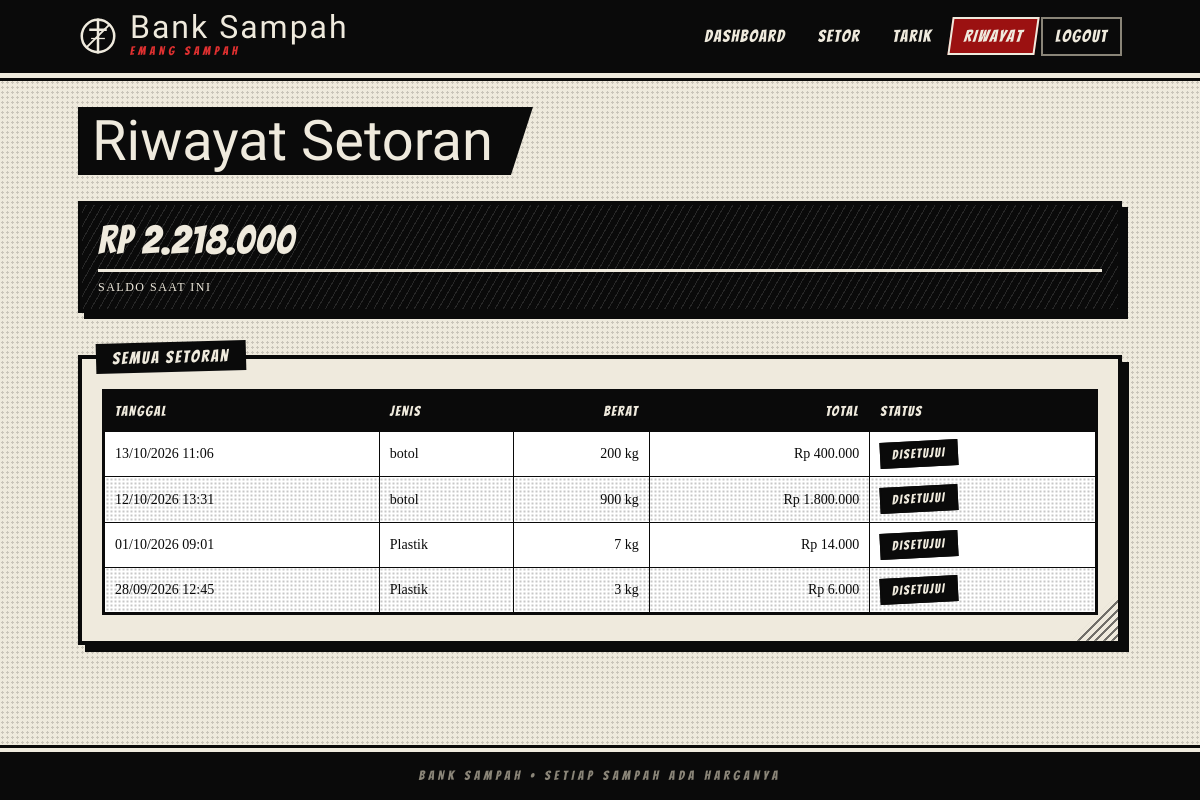
/nasabah/riwayat.php (signed in), run on the app's committed database.
### tables this page shows
CREATE TABLE `users` (
  `id_user` int(11) NOT NULL,
  `nama` varchar(100) NOT NULL,
  `username` varchar(50) NOT NULL,
  `password` varchar(255) NOT NULL,
  `role` enum('admin','nasabah','pengepul') NOT NULL,
  `tipe_nasabah` enum('guru','murid') DEFAULT NULL,
  `saldo` decimal(12,2) DEFAULT 0.00
);

CREATE TABLE `setoran` (
  `id_setoran` int(11) NOT NULL,
  `id_user` int(11) NOT NULL,
  `id_sampah` int(11) NOT NULL,
  `berat_kg` decimal(8,2) NOT NULL,
  `total_rp` decimal(12,2) NOT NULL,
  `status` enum('pending','disetujui','ditolak') DEFAULT 'pending',
  `tanggal` datetime DEFAULT current_timestamp(),
  `tanggal_proses` datetime DEFAULT NULL
);

CREATE TABLE `sampah` (
  `id_sampah` int(11) NOT NULL,
  `jenis` varchar(100) NOT NULL,
  `harga_setor_per_kg` decimal(10,2) NOT NULL,
  `harga_jual_per_kg` decimal(10,2) NOT NULL,
  `stok_kg` decimal(10,2) DEFAULT 0.00
);

### nasabah/riwayat.php (the view, shortened to what this page needs)
<?php
require_once "../config/layout.php";
$id_user = (int)$_SESSION['user']['id_user'];
$stmt = mysqli_prepare($koneksi, "
    SELECT s.*, sm.jenis FROM setoran s
    JOIN sampah sm ON s.id_sampah = sm.id_sampah
    WHERE s.id_user = ? ORDER BY s.tanggal DESC");
mysqli_stmt_bind_param($stmt, "i", $id_user);
mysqli_stmt_execute($stmt);
$hasil = mysqli_stmt_get_result($stmt);
$saldo = satu($koneksi, "SELECT saldo FROM users WHERE id_user = $id_user");
layout_awal('Riwayat Setoran');
?>
<div class="stats"><div class="stat gelap"><div class="angka"><?= rp($saldo) ?></div><div class="label">Saldo saat ini</div></div></div>
<section class="panel">
    <h3>Semua Setoran</h3>
    <div class="tabel-wrap">
    <table>
        <thead><tr><th>Tanggal</th><th>Jenis</th><th class="angka">Berat</th><th class="angka">Total</th><th>Status</th></tr></thead>
        <tbody>
        <?php $ada = false; while ($r = mysqli_fetch_assoc($hasil)) { $ada = true; ?>
        <tr>
            <td><?= tgl($r['tanggal']) ?></td>
            <td><?= h($r['jenis']) ?></td>
            <td class="angka"><?= kg($r['berat_kg']) ?></td>
            <td class="angka"><?= rp($r['total_rp']) ?></td>
            <td><?= badge($r['status']) ?></td>
        </tr>
        <?php } if (!$ada) echo '<tr><td colspan="5" class="kosong">Belum ada setoran. Yuk setor sampah pertamamu!</td></tr>'; ?>
        </tbody>
    </table>
    </div>
</section>
<?php layout_akhir(); ?>

### config/layout.php (shortened to what this page needs)
<?php
function h($s)   { return htmlspecialchars((string)($s ?? ''), ENT_QUOTES, 'UTF-8'); }
function rp($n)  { return 'Rp ' . number_format((float)$n, 0, ',', '.'); }
function kg($n)  { return rtrim(rtrim(number_format((float)$n, 2, ',', '.'), '0'), ',') . ' kg'; }
function tgl($t) { return $t ? date('d/m/Y H:i', strtotime($t)) : '-'; }
function badge($s) {
    $s = in_array($s, ['pending', 'disetujui', 'ditolak'], true) ? $s : 'pending';
    return '<span class="badge ' . $s . '">' . $s . '</span>';
}
function satu($koneksi, $sql) {
    $r = mysqli_fetch_row(mysqli_query($koneksi, $sql));
    return $r[0] ?? 0;
}
function menu_role($role) {
    $m = [
        'admin' => [
            ['Dashboard', 'admin/dashboard.php'], ['Setoran', 'admin/setoran.php'],
            ['Pembelian', 'admin/pembelian.php'], ['Penarikan', 'admin/tarik.php'],
            ['Top Up', 'admin/topup_pengepul.php'],
            ['Sampah', 'admin/sampah.php'], ['Transaksi', 'admin/transaksi.php'],
            ['Grafik', 'admin/grafik.php'], ['Users', 'admin/users.php'],
        ],
        'nasabah' => [
            ['Dashboard', 'nasabah/dashboard.php'], ['Setor', 'nasabah/setor.php'],
            ['Tarik', 'nasabah/tarik.php'], ['Riwayat', 'nasabah/riwayat.php'],
        ],
        'pengepul' => [
            ['Dashboard', 'pengepul/dashboard.php'], ['Beli', 'pengepul/beli.php'],
            ['Riwayat', 'pengepul/riwayat.php'],
        ],
    ];
    return $m[$role] ?? [];
}
function sigil($kelas = '') {
    return '<svg class="' . $kelas . '" viewBox="0 0 64 64" fill="none" stroke="currentColor" stroke-width="4" stroke-linecap="square">'
         . '<circle cx="32" cy="32" r="26"/><path d="M32 6V58"/><path d="M20 22H44"/>'
         . '<path d="M14 50L50 14" stroke-width="3"/><path d="M22 36H42" stroke-width="2"/></svg>';
}
function layout_awal($judul, $login = false) {
    $user = $_SESSION['user'] ?? null;
    ?>
<!DOCTYPE html>
<html lang="id">
<head>
<link rel="stylesheet" href="<?= BASE_URL ?>/assets/style.css">
</head>
<body class="<?= $login ? 'login' : '' ?>">
<header class="topbar">
    <div class="topbar-in">
        <a class="brand" href="<?= BASE_URL ?>/<?= h($user['role'] ?? 'login') ?>/dashboard.php">
            <?= sigil() ?>
            <span><b>Bank Sampah</b><small>EMANG SAMPAH</small></span>
        </a>
        <?php if ($user) { ?>
        <nav class="nav">
            <?php
            $cur = $_SERVER['SCRIPT_NAME'];
            foreach (menu_role($user['role']) as [$nama, $path]) {
                $aktif = dirname($cur) === dirname(BASE_URL . '/' . $path)
                      && explode('_', basename($cur, '.php'))[0] === explode('_', basename($path, '.php'))[0];
                echo '<a href="' . BASE_URL . '/' . $path . '"' . ($aktif ? ' class="aktif"' : '') . '>' . $nama . '</a>';
            }
            ?>
            <a class="keluar" href="<?= BASE_URL ?>/logout.php">Logout</a>
        </nav>
        <?php } ?>
    </div>
</header>
<main class="wrap">
<h2 class="judul"><?= h($judul) ?></h2>
<?php
}
function layout_akhir($login = false) {
    ?>
</main>
<footer class="foot">BANK SAMPAH &bull; SETIAP SAMPAH ADA HARGANYA</footer>
</body>
</html>
<?php
}

### data on the page
users: saldo "Rp 2.218.000"
setoran: tanggal "13/10/2026 11:06", id_sampah.jenis "botol", berat_kg "200 kg", total_rp "Rp 400.000", status "DISETUJUI"
setoran: tanggal "12/10/2026 13:31", id_sampah.jenis "botol", berat_kg "900 kg", total_rp "Rp 1.800.000", status "DISETUJUI"
setoran: tanggal "01/10/2026 09:01", id_sampah.jenis "Plastik", berat_kg "7 kg", total_rp "Rp 14.000", status "DISETUJUI"
setoran: tanggal "28/09/2026 12:45", id_sampah.jenis "Plastik", berat_kg "3 kg", total_rp "Rp 6.000", status "DISETUJUI"

### other printed values
$nama "Dashboard"
$nama "Setor"
$nama "Tarik"
$nama "Riwayat"
$judul "Riwayat Setoran"
